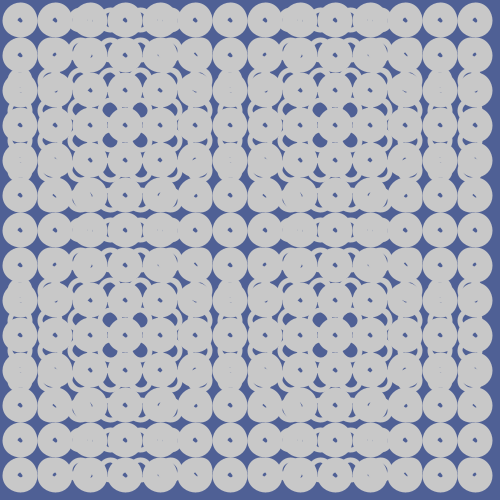
Frame 1 (no input)
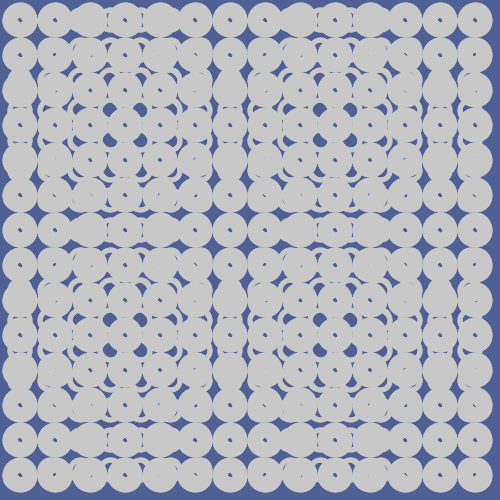
Frame 2 (the mouse pressed at the canvas centre, redrawn once)

The Processing sketch that drew these frames (run headless with seeded random() and noise(); the mouse was pressed at the canvas centre and the sketch redrawn once):

// Processing sketch: processing_85214
// ── processing_85214.pde

void setup()
{
  size(500, 500);
  stroke(200);
  background(#4f6095);
   strokeWeight(20);
  smooth();
}



void draw()
{
  noFill();

for (int posX = 20; posX < width; posX = posX + 30)
  {
   
  for (int posY = 20; posY < height; posY = posY + 30)
  {
    ellipse(posX, posY, 5, 5);
  }}

for (int posX = 20; posX < width; posX = posX + 35)
  {
   
  for (int posY = 20; posY < height; posY = posY + 35)
  {
    ellipse(posX, posY, 10, 10);
    
  }}
 
 for (int posX = 20; posX < width; posX = posX + 35)
  {
   
  for (int posY = 20; posY < height; posY = posY + 35)
  {
    ellipse(posX, posY, 15, 15);
    
  }}


noLoop();
}
